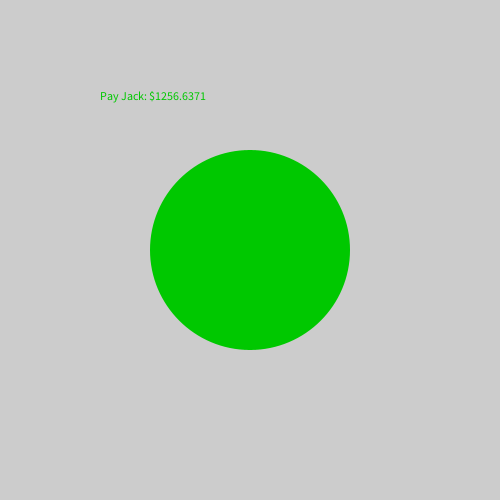
Frame 1 (no input)
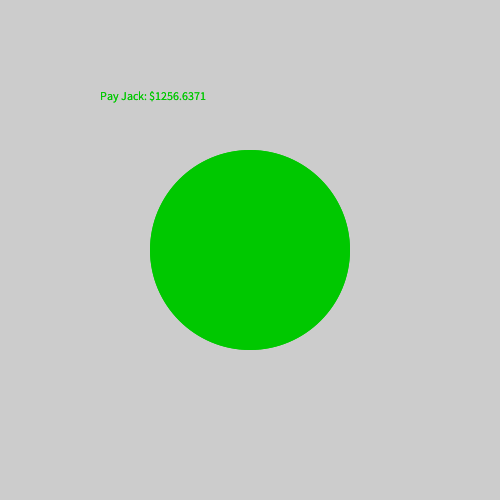
Frame 2 (the mouse pressed at the canvas centre, redrawn once)

The Processing sketch that drew these frames (run headless with seeded random() and noise(); the mouse was pressed at the canvas centre and the sketch redrawn once):

// Processing sketch: sketch_function_void_return_values
// ── sketch_function_void_return_values.pde
/*Jack gets paid for lease of his circular land.
Enter an r to see $ amount. */

float r=200;

void setup () {
  size(500, 500);
  noLoop();
}

void draw() {
  land(width/2, height/2);
  text("Pay Jack: $" + area(), 100, 100);
}

void land(float xLocation, float yLocation) {
  noStroke();
  fill(0, 200, 0);
  ellipse (xLocation, yLocation, r, r);
}

float area() {
  float calculateArea=2*PI*r;
  return calculateArea;
}
